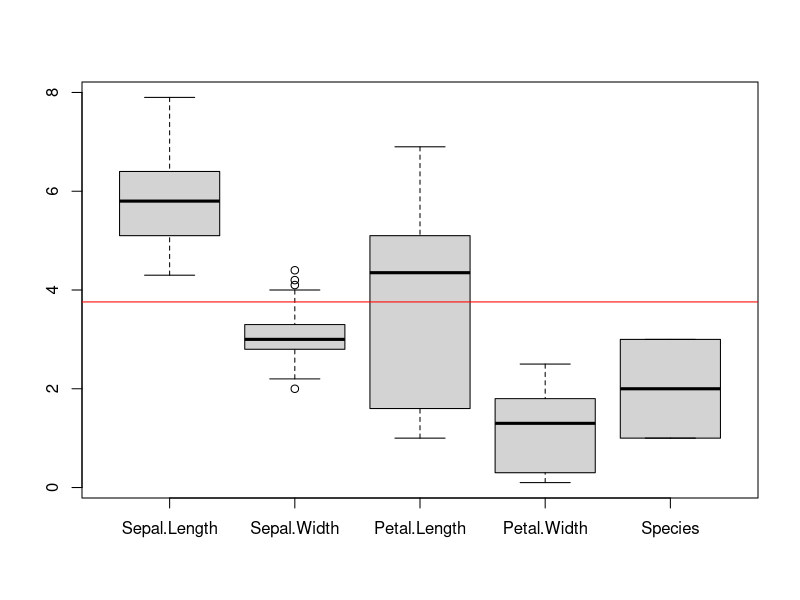
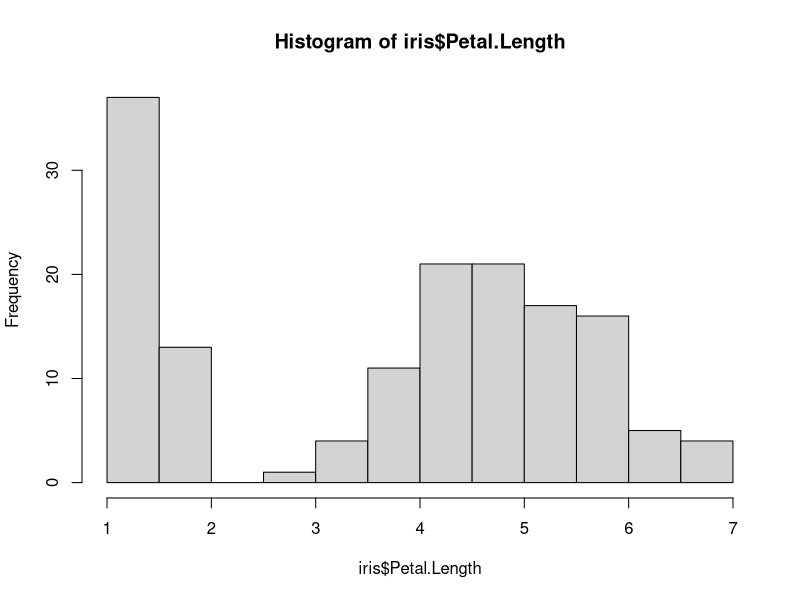
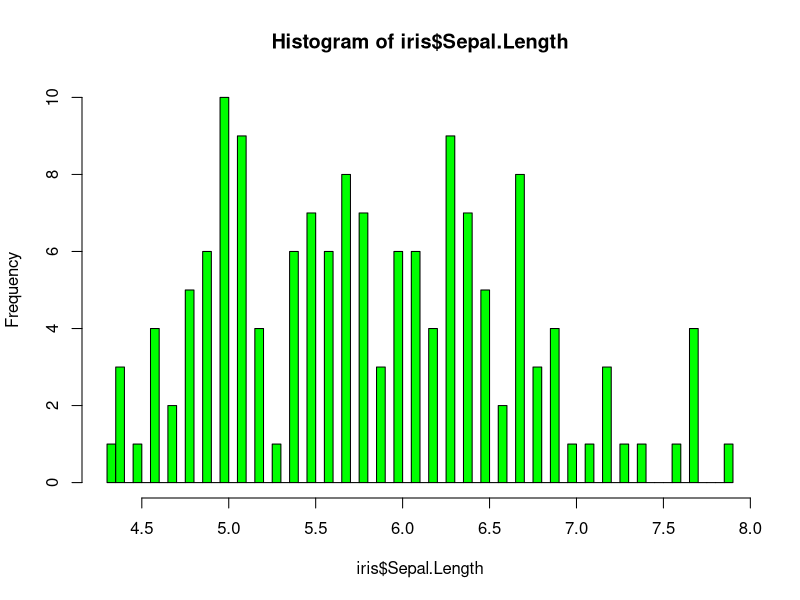
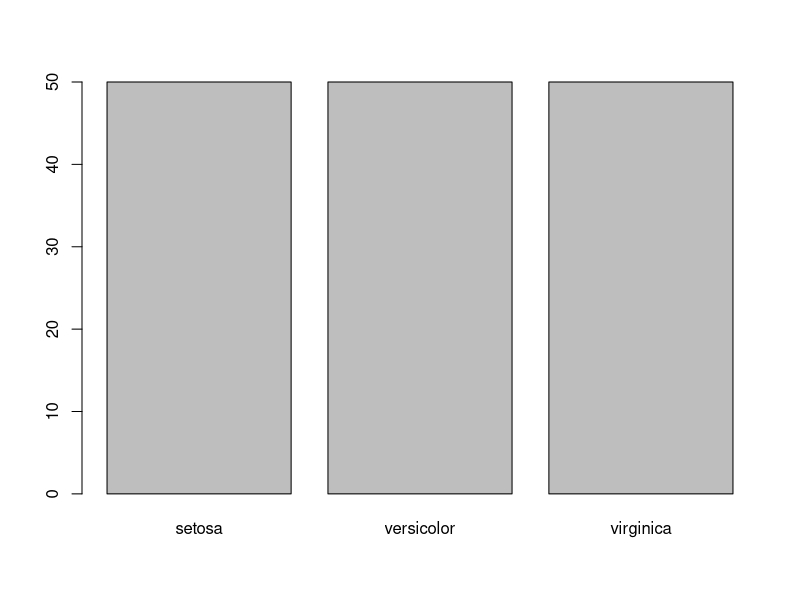
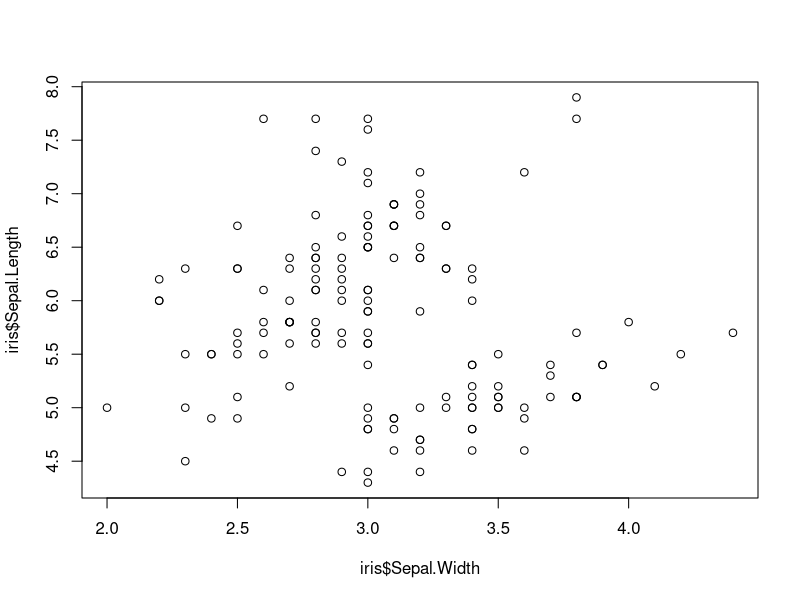
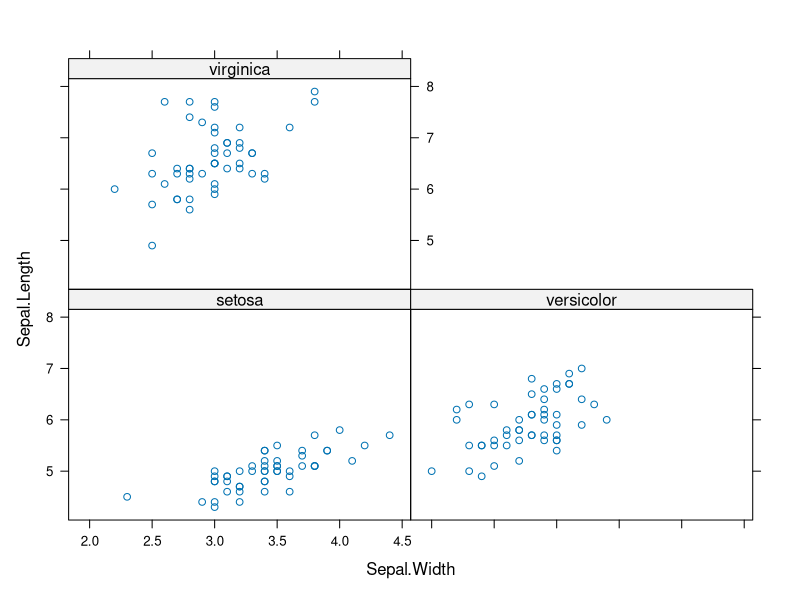

R code for these plots, in order:
## ---- chunk 1
library(datasets)

data("iris")
dim(iris)
head(iris)
table(iris$Species)
## ---- chunk 2
# Boxplot: good for compparing data
boxplot(iris)
## Red line is mean
abline(h = mean(iris$Petal.Length), col="red")

# Historgram
hist(iris$Petal.Length)
## more granular
hist(iris$Sepal.Length, breaks = 100, col = "green")

# Barplot
barplot(table(iris$Species))
## ---- chunk 3
# Lattice ----
library(lattice)
plot(iris$Sepal.Width, iris$Sepal.Length)
xyplot(Sepal.Length ~ Sepal.Width | Species, data = iris)
